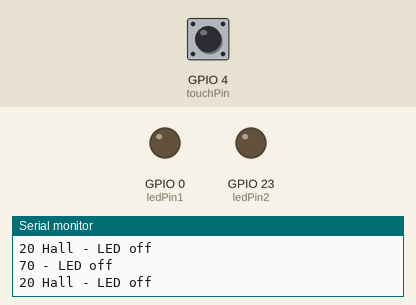
This sketch was run on a simulated ESP32. Parts: output pins drawn as LEDs (lit = HIGH), the last lines printed to the serial monitor. The inputs (shaded band) are chosen by the test bench; at power-on: GPIO 4 (touchPin) HIGH.

Above: at 2.2 s.
2.3 s: GPIO 4 (touchPin) pulled LOW for 0.25 s
At 2.5 s:
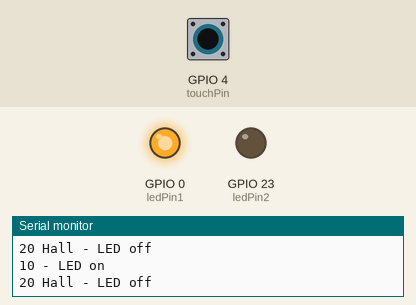
4.1 s: GPIO 4 (touchPin) pulled LOW for 3.2 s
At 8.6 s:
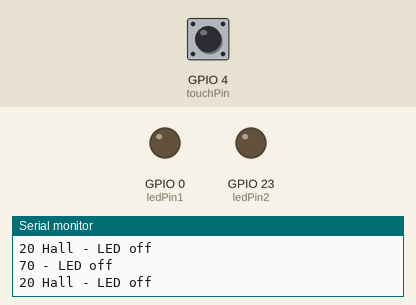
Timing chart, 0 to 10.1 s (numbered marks = the images above; inputs shaded):
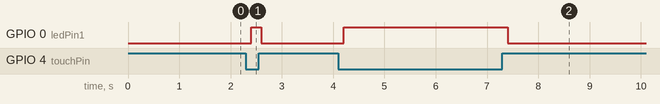

Measured:
- after the input at 2.3 s, GPIO 0 (ledPin1): LOW → HIGH after 0.10 s, → LOW 0.20 s later
- after the input at 4.1 s, GPIO 0 (ledPin1): LOW → HIGH after 0.10 s, → LOW 3.2 s later

The sketch:

03-Altogether.ino
```cpp
const int ledPin1 = 0;
const int ledPin2 = 23;
const int touchPin = 4;

int hallValue;
int touchInput;

void setup() {
  Serial.begin(9600);
  Serial.begin(115200);
  delay(1000);
  Serial.println("Touch sensor test from GPIO Pin 4");
  pinMode (ledPin1, OUTPUT);
  pinMode (ledPin2, OUTPUT);
}

void loop() {
  touchInput = touchRead(touchPin);
  hallValue = hallRead();

  if(touchInput < 30){
    digitalWrite(ledPin1, HIGH);
    Serial.print(touchInput);
    Serial.print(" - LED on \n");
  } else {
    digitalWrite(ledPin1, LOW);
    Serial.print(touchInput);
    Serial.print(" - LED off \n");
  }

  if(abs(hallValue) > 100){
    digitalWrite(ledPin2, HIGH);
    Serial.print(hallValue);
    Serial.print(" Hall - LED on \n");
  } else {
    digitalWrite(ledPin2, LOW);
    Serial.print(hallValue);
    Serial.print(" Hall - LED off \n");
  }

  delay(200);
}
```
